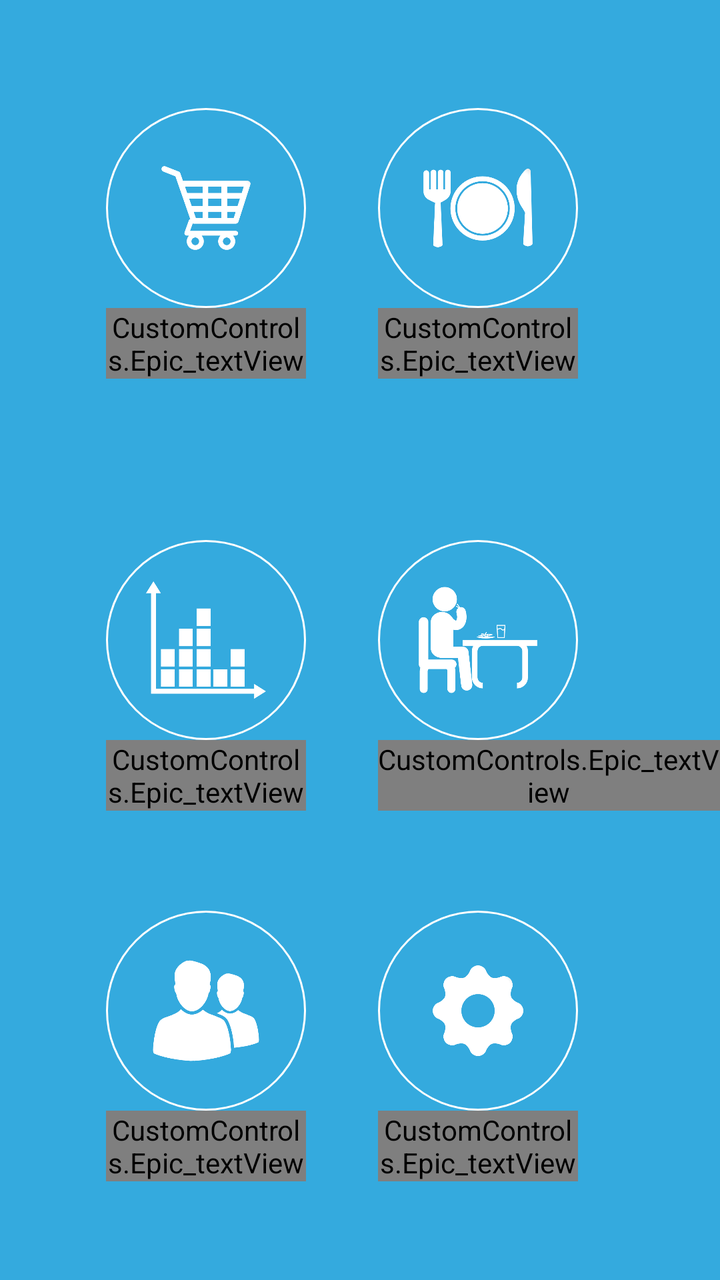
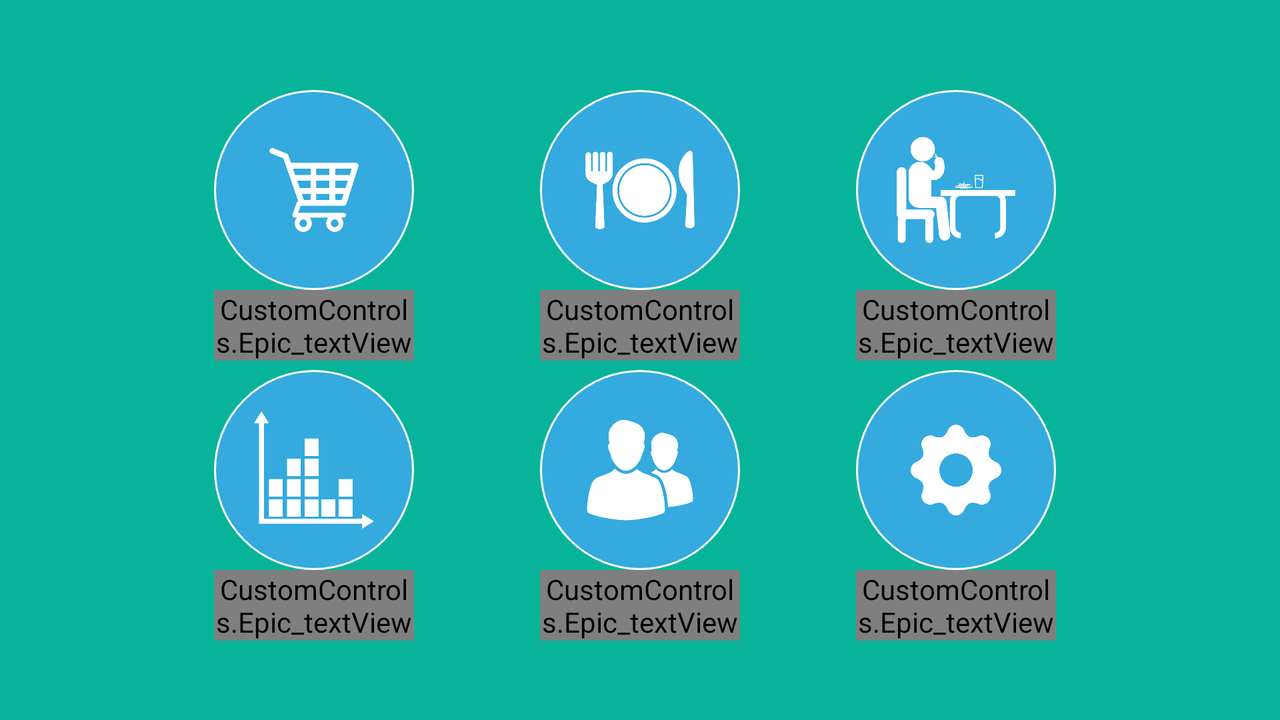

The same Android screen from two of the app's own layout files: first res/layout/ as a phone draws it, then the author's variant for another configuration, drawn on a device whose configuration selects that folder. Both files follow.
<!-- AndroidManifest.xml: application theme AppTheme -->
<!-- res/layout/activity_menu_.xml -->
<RelativeLayout xmlns:android="http://schemas.android.com/apk/res/android"
    xmlns:tools="http://schemas.android.com/tools"
    xmlns:app="http://schemas.android.com/apk/res-auto"
    android:layout_width="fill_parent"
    android:layout_height="match_parent"

    tools:context="www.epicmyanmar.com.andropos.Menu_Activity"
    android:background="#34AADE">


    <ImageButton
        android:layout_width="100dp"
        android:layout_height="100dp"
        android:id="@+id/btn_sales"
        android:background="@drawable/mnu_circle"
        android:src="@drawable/cart"
        android:padding="20dp"
        android:scaleType="centerInside"

        android:layout_marginTop="54dp"
        android:layout_marginLeft="53dp"
        android:layout_alignParentTop="true"
        android:layout_alignParentLeft="true"
        android:layout_alignParentStart="true" />

    <ImageButton
        android:layout_width="100dp"
        android:layout_height="100dp"
        android:id="@+id/btn_menu"
        android:background="@drawable/mnu_circle"
        android:src="@drawable/plate"
        android:padding="20dp"
        android:scaleType="centerInside"

        android:layout_alignTop="@+id/btn_sales"
        android:layout_toRightOf="@+id/btn_sales"
        android:layout_marginLeft="36dp" />
    <ImageButton
        android:layout_width="100dp"
        android:layout_height="100dp"
        android:id="@+id/btn_tablemnt"
        android:background="@drawable/mnu_circle"
        android:src="@drawable/man_eat"
        android:padding="20dp"
        android:scaleType="centerInside"

        android:layout_above="@+id/lbl_table"
        android:layout_alignLeft="@+id/btn_menu"
        android:layout_alignStart="@+id/btn_menu" />
    <ImageButton
        android:layout_width="100dp"
        android:layout_height="100dp"
        android:id="@+id/btn_report"
        android:background="@drawable/mnu_circle"
        android:src="@drawable/chart"
        android:padding="20dp"
        android:scaleType="centerInside"

        android:layout_centerVertical="true"
        android:layout_alignLeft="@+id/lbl_sales"
        android:layout_alignStart="@+id/lbl_sales" />
    <ImageButton
        android:layout_width="100dp"
        android:layout_height="100dp"
        android:id="@+id/btn_customers"
        android:background="@drawable/mnu_circle"
        android:src="@drawable/user"
        android:padding="20dp"
        android:scaleType="centerInside"
        android:layout_marginTop="50dp"
        android:layout_below="@+id/lbl_report"
        android:layout_alignLeft="@+id/lbl_report"
        android:layout_alignStart="@+id/lbl_report" />
    <ImageButton
        android:layout_width="100dp"
        android:layout_height="100dp"
        android:id="@+id/btn_setting"
        android:background="@drawable/mnu_circle"
        android:src="@drawable/setting"
        android:padding="20dp"
        android:scaleType="centerInside"
        android:layout_above="@+id/lbl_setting"
        android:layout_alignLeft="@+id/lbl_table"
        android:layout_alignStart="@+id/lbl_table" />

    <CustomControls.Epic_textView
        android:layout_width="wrap_content"
        android:layout_height="wrap_content"
        android:textAppearance="?android:attr/textAppearanceSmall"
        android:text="@string/sales"
        app:fontName="@string/font_name"
        android:gravity="center"
        android:id="@+id/lbl_sales"
        android:layout_below="@+id/btn_sales"
        android:layout_alignRight="@+id/btn_sales"
        android:layout_alignEnd="@+id/btn_sales"
        android:layout_alignLeft="@+id/btn_sales"
        android:layout_alignStart="@+id/btn_sales" />
    <CustomControls.Epic_textView
        android:layout_width="wrap_content"
        android:layout_height="wrap_content"
        android:textAppearance="?android:attr/textAppearanceSmall"
        android:text="@string/menu"
        app:fontName="@string/font_name"
        android:gravity="center"
        android:id="@+id/lbl_menu"

        android:layout_below="@+id/btn_menu"
        android:layout_alignLeft="@+id/btn_menu"
        android:layout_alignStart="@+id/btn_menu"
        android:layout_alignRight="@+id/btn_menu"
        android:layout_alignEnd="@+id/btn_menu" />
    <CustomControls.Epic_textView
        android:layout_width="wrap_content"
        android:layout_height="wrap_content"
        android:textAppearance="?android:attr/textAppearanceSmall"
        android:text="@string/table"
        app:fontName="@string/font_name"
        android:gravity="center"
        android:id="@+id/lbl_table"
        android:layout_above="@+id/btn_customers"
        android:layout_alignLeft="@+id/btn_tablemnt"
        android:layout_alignStart="@+id/btn_tablemnt" />

    <CustomControls.Epic_textView
        android:layout_width="wrap_content"
        android:layout_height="wrap_content"
        android:textAppearance="?android:attr/textAppearanceSmall"
        android:text="@string/reports"
        android:gravity="center"
        android:id="@+id/lbl_report"
        app:fontName="@string/font_name"
        android:layout_below="@+id/btn_report"
        android:layout_alignLeft="@+id/btn_report"
        android:layout_alignStart="@+id/btn_report"
        android:layout_alignRight="@+id/btn_report"
        android:layout_alignEnd="@+id/btn_report" />

    <CustomControls.Epic_textView
        android:layout_width="wrap_content"
        android:layout_height="wrap_content"
        android:textAppearance="?android:attr/textAppearanceSmall"
        android:text="@string/customer"
        android:gravity="center"
        app:fontName="@string/font_name"
        android:id="@+id/lbl_user"
        android:layout_below="@+id/btn_customers"
        android:layout_alignRight="@+id/btn_customers"
        android:layout_alignEnd="@+id/btn_customers"
        android:layout_alignLeft="@+id/btn_customers"
        android:layout_alignStart="@+id/btn_customers" />
    <CustomControls.Epic_textView
        android:layout_width="wrap_content"
        android:layout_height="wrap_content"
        android:textAppearance="?android:attr/textAppearanceSmall"
        android:text="@string/setting"
        android:gravity="center"
        android:id="@+id/lbl_setting"
        app:fontName="@string/font_name"
        android:layout_alignTop="@+id/lbl_user"
        android:layout_alignLeft="@+id/btn_setting"
        android:layout_alignStart="@+id/btn_setting"
        android:layout_alignRight="@+id/btn_setting"
        android:layout_alignEnd="@+id/btn_setting" />
</RelativeLayout>
<!-- resources referenced by this layout -->
<resources>
  <!-- drawable cart: png bitmap (drawable-hdpi, 13492 bytes) -->
  <!-- drawable chart: png bitmap (drawable-hdpi, 5559 bytes) -->
  <!-- drawable man_eat: png bitmap (drawable-hdpi, 17786 bytes) -->
  <!-- drawable mnu_circle (drawable-hdpi) -->
  <?xml version="1.0" encoding="utf-8"?>
  <selector xmlns:android="http://schemas.android.com/apk/res/android">
      <item>
          <shape android:shape="oval">
              <solid android:color="#34AADE"/>
              <stroke android:color="#FFF" android:width="1dip"/>
              <size android:height="50dp" android:width="50dp">
  
  
              </size>
  
              <corners android:radius="100dip"  />
          </shape>
      </item>
  
  </selector>
  <!-- drawable plate: png bitmap (drawable-hdpi, 25363 bytes) -->
  <!-- drawable setting: png bitmap (drawable-hdpi, 14952 bytes) -->
  <!-- drawable user: png bitmap (drawable-hdpi, 17406 bytes) -->
  <string name="customer">Customer</string>
  <string name="font_name">NotoSansMyanmar-Regular.ttf</string>
  <string name="menu">Menu</string>
  <string name="reports">Reports</string>
  <string name="sales">Sales</string>
  <string name="setting">Settings</string>
  <string name="table">Manage Table</string>
  <style name="AppTheme" parent="Theme.AppCompat.Light">
          
          <item name="android:windowActionBar">true</item>
          <item name="android:windowNoTitle">true</item>
          <item name="android:windowFullscreen">true</item>
  
      </style>
</resources>
<!-- res/layout-land/activity_menu_.xml (the author's variant of the layout above) -->
<!-- drawn on the phone turned sideways -->
<RelativeLayout xmlns:android="http://schemas.android.com/apk/res/android"
    xmlns:tools="http://schemas.android.com/tools"
    xmlns:app="http://schemas.android.com/apk/res-auto"
    android:layout_width="fill_parent"
    android:layout_height="match_parent"

    tools:context="www.epicmyanmar.com.andropos.Menu_Activity"
    android:background="#07B49A">


    <ImageButton
        android:layout_width="100dp"
        android:layout_height="100dp"
        android:id="@+id/btn_sales"
        android:background="@drawable/mnu_circle"
        android:src="@drawable/cart"
        android:padding="20dp"
        android:scaleType="centerInside"

        android:layout_marginTop="45dp"
        android:layout_marginRight="63dp"
        android:layout_alignParentTop="true"
        android:layout_toLeftOf="@+id/btn_menu" />

    <ImageButton
        android:layout_width="100dp"
        android:layout_height="100dp"
        android:id="@+id/btn_menu"
        android:background="@drawable/mnu_circle"
        android:src="@drawable/plate"
        android:padding="20dp"
        android:scaleType="centerInside"

        android:layout_alignTop="@+id/btn_sales"
        android:layout_centerHorizontal="true" />
    <ImageButton
        android:layout_width="100dp"
        android:layout_height="100dp"
        android:id="@+id/btn_tablemnt"
        android:background="@drawable/mnu_circle"
        android:src="@drawable/man_eat"
        android:padding="20dp"
        android:scaleType="centerInside"

        android:layout_marginLeft="58dp"
        android:layout_alignTop="@+id/btn_menu"
        android:layout_toRightOf="@+id/btn_menu" />
    <ImageButton
        android:layout_width="100dp"
        android:layout_height="100dp"
        android:id="@+id/btn_report"
        android:background="@drawable/mnu_circle"
        android:src="@drawable/chart"
        android:padding="20dp"
        android:scaleType="centerInside"

        android:layout_marginTop="40dp"
        android:layout_below="@+id/btn_sales"
        android:layout_alignLeft="@+id/btn_sales"
        android:layout_alignStart="@+id/btn_sales" />
    <ImageButton
        android:layout_width="100dp"
        android:layout_height="100dp"
        android:id="@+id/btn_customers"
        android:background="@drawable/mnu_circle"
        android:src="@drawable/user"
        android:padding="20dp"
        android:scaleType="centerInside"
        android:layout_alignTop="@+id/btn_report"
        android:layout_alignLeft="@+id/btn_menu"
        android:layout_alignStart="@+id/btn_menu" />
    <ImageButton
        android:layout_width="100dp"
        android:layout_height="100dp"
        android:id="@+id/btn_setting"
        android:background="@drawable/mnu_circle"
        android:src="@drawable/setting"
        android:padding="20dp"
        android:scaleType="centerInside"
        android:layout_alignTop="@+id/btn_customers"
        android:layout_alignLeft="@+id/btn_tablemnt"
        android:layout_alignStart="@+id/btn_tablemnt" />

    <CustomControls.Epic_textView
        android:layout_width="wrap_content"
        android:layout_height="wrap_content"
        android:textAppearance="?android:attr/textAppearanceSmall"
        android:text="@string/sales"
        app:fontName="@string/font_name"
        android:gravity="center"
        android:id="@+id/lbl_sales"
        android:layout_below="@+id/btn_sales"
        android:layout_alignRight="@+id/btn_sales"
        android:layout_alignEnd="@+id/btn_sales"
        android:layout_alignLeft="@+id/btn_sales"
        android:layout_alignStart="@+id/btn_sales" />
    <CustomControls.Epic_textView
        android:layout_width="wrap_content"
        android:layout_height="wrap_content"
        android:textAppearance="?android:attr/textAppearanceSmall"
        android:text="@string/menu"
        app:fontName="@string/font_name"
        android:gravity="center"
        android:id="@+id/lbl_menu"
        android:layout_alignTop="@+id/lbl_sales"
        android:layout_alignLeft="@+id/btn_menu"
        android:layout_alignStart="@+id/btn_menu"
        android:layout_toLeftOf="@+id/btn_tablemnt" />
    <CustomControls.Epic_textView
        android:layout_width="wrap_content"
        android:layout_height="wrap_content"
        android:textAppearance="?android:attr/textAppearanceSmall"
        android:text="@string/table"
        app:fontName="@string/font_name"
        android:gravity="center"
        android:id="@+id/lbl_table"
        android:layout_alignTop="@+id/lbl_menu"
        android:layout_alignRight="@+id/btn_tablemnt"
        android:layout_alignEnd="@+id/btn_tablemnt"
        android:layout_alignLeft="@+id/btn_tablemnt"
        android:layout_alignStart="@+id/btn_tablemnt" />

    <CustomControls.Epic_textView
        android:layout_width="wrap_content"
        android:layout_height="wrap_content"
        android:textAppearance="?android:attr/textAppearanceSmall"
        android:text="@string/reports"
        android:gravity="center"
        android:id="@+id/lbl_report"
        app:fontName="@string/font_name"
        android:layout_below="@+id/btn_report"
        android:layout_alignLeft="@+id/btn_report"
        android:layout_alignStart="@+id/btn_report"
        android:layout_alignRight="@+id/btn_report"
        android:layout_alignEnd="@+id/btn_report" />

    <CustomControls.Epic_textView
        android:layout_width="wrap_content"
        android:layout_height="wrap_content"
        android:textAppearance="?android:attr/textAppearanceSmall"
        android:text="@string/customer"
        android:gravity="center"
        app:fontName="@string/font_name"
        android:id="@+id/lbl_user"
        android:layout_below="@+id/btn_customers"
        android:layout_alignRight="@+id/btn_customers"
        android:layout_alignEnd="@+id/btn_customers"
        android:layout_alignLeft="@+id/btn_customers"
        android:layout_alignStart="@+id/btn_customers" />
    <CustomControls.Epic_textView
        android:layout_width="wrap_content"
        android:layout_height="wrap_content"
        android:textAppearance="?android:attr/textAppearanceSmall"
        android:text="@string/setting"
        android:gravity="center"
        android:id="@+id/lbl_setting"
        app:fontName="@string/font_name"
        android:layout_alignTop="@+id/lbl_user"
        android:layout_alignLeft="@+id/btn_setting"
        android:layout_alignStart="@+id/btn_setting"
        android:layout_alignRight="@+id/btn_setting"
        android:layout_alignEnd="@+id/btn_setting" />
</RelativeLayout>
